Frame 1 (no input): blank canvas, image omitted
Frame 60 (no input): blank canvas, image omitted
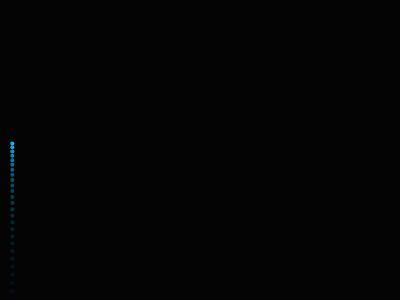
Frame 120 (the mouse pressed at the canvas centre since frame 60)

The p5.js sketch whose frames 1 and 60 were blank and that drew this single picture after the mouse press (run headless with seeded random() and noise() and a simulated clock; from frame 60 on, the mouse is pressed at the canvas centre):

// p5.js sketch
// ── sketch.js
var fireworks = [];
var gravity;

function setup() {
  createCanvas(400, 300);
  gravity = createVector(0, 0.2);
  colorMode(HSB, 255);

}

function draw() {
  background(0, 0, 0, 25);
  if (random() < 0.02) {
    fireworks.push(new Firework());
  }
  for (var i = 0; i < fireworks.length; i++) {
    fireworks[i].update();
    fireworks[i].render();
    if (fireworks[i].done()) {
      fireworks.splice(i, 1);
    }
  }
}

// ── firework.js
function Firework() {
  this.hue = random(255);
  this.firework = new Particle(
    random(width), height,
    0, random(-12, -8),
    this.hue
  );
  this.exploded = false;
  this.particles = [];

  this.done = function() {
    if (this.exploded && this.particles.length == 0) {
      return true;
    }
    return false;
  };

  this.update = function() {
    if (!this.exploded) {
      this.firework.applyForce(gravity);
      this.firework.update();
      if (this.firework.vel.y >= 0) {
        this.exploded = true;
        this.explode();
      }
    }
    for (var i = this.particles.length - 1; i >= 0; i--) {
      this.particles[i].applyForce(gravity);
      this.particles[i].update();
      this.particles[i].vel.mult(0.95);
      this.particles[i].lifespan -= 5;
      if (this.particles[i].dead()) {
        this.particles.splice(i, 1);
      }
    }

  };

  this.explode = function() {
    for (var i = 0; i < 100; i++) {
      var vel = p5.Vector.random2D();
      vel.mult(random(0.5, 5));
      var p = new Particle(
        this.firework.pos.x, this.firework.pos.y,
        vel.x, vel.y,
        this.hue
      );
      p.strokeWeight = 2;
      this.particles.push(p);
    }
  };

  this.render = function() {
    if (!this.exploded) {
      this.firework.render();
    }
    for (var i = 0; i < this.particles.length; i++) {
      this.particles[i].render();
    }
  };
}

// ── particle.js
function Particle(x, y, vx, vy, hue) {
  this.pos = createVector(x, y);
  this.vel = createVector(vx, vy);
  this.acc = createVector(0, 0);
  this.lifespan = 255;
  this.strokeWeight = 4;
  this.hue = hue;

  this.applyForce = function(force) {
    this.acc.add(force);
  };

  this.dead = function() {
    if (this.lifespan < 0) return true;
    return false;
  };

  this.update = function() {
    this.vel.add(this.acc);
    this.pos.add(this.vel);
    this.acc.mult(0);
  };

  this.render = function() {
    stroke(this.hue, 255, 255, this.lifespan);
    strokeWeight(this.strokeWeight);
    point(this.pos.x, this.pos.y);
  };
}
